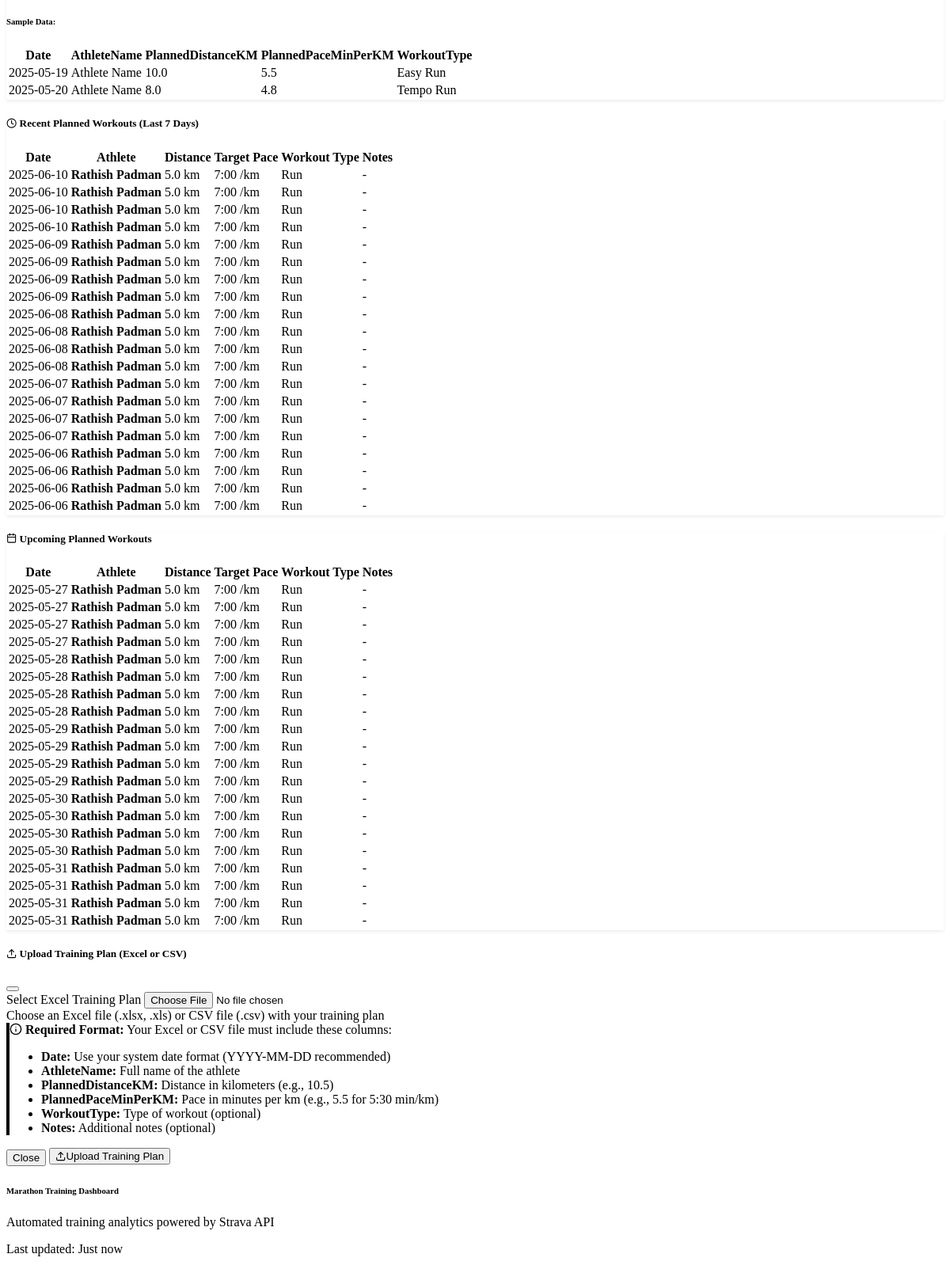
/training-plan (lower part), run on an earlier commit of the app's database.
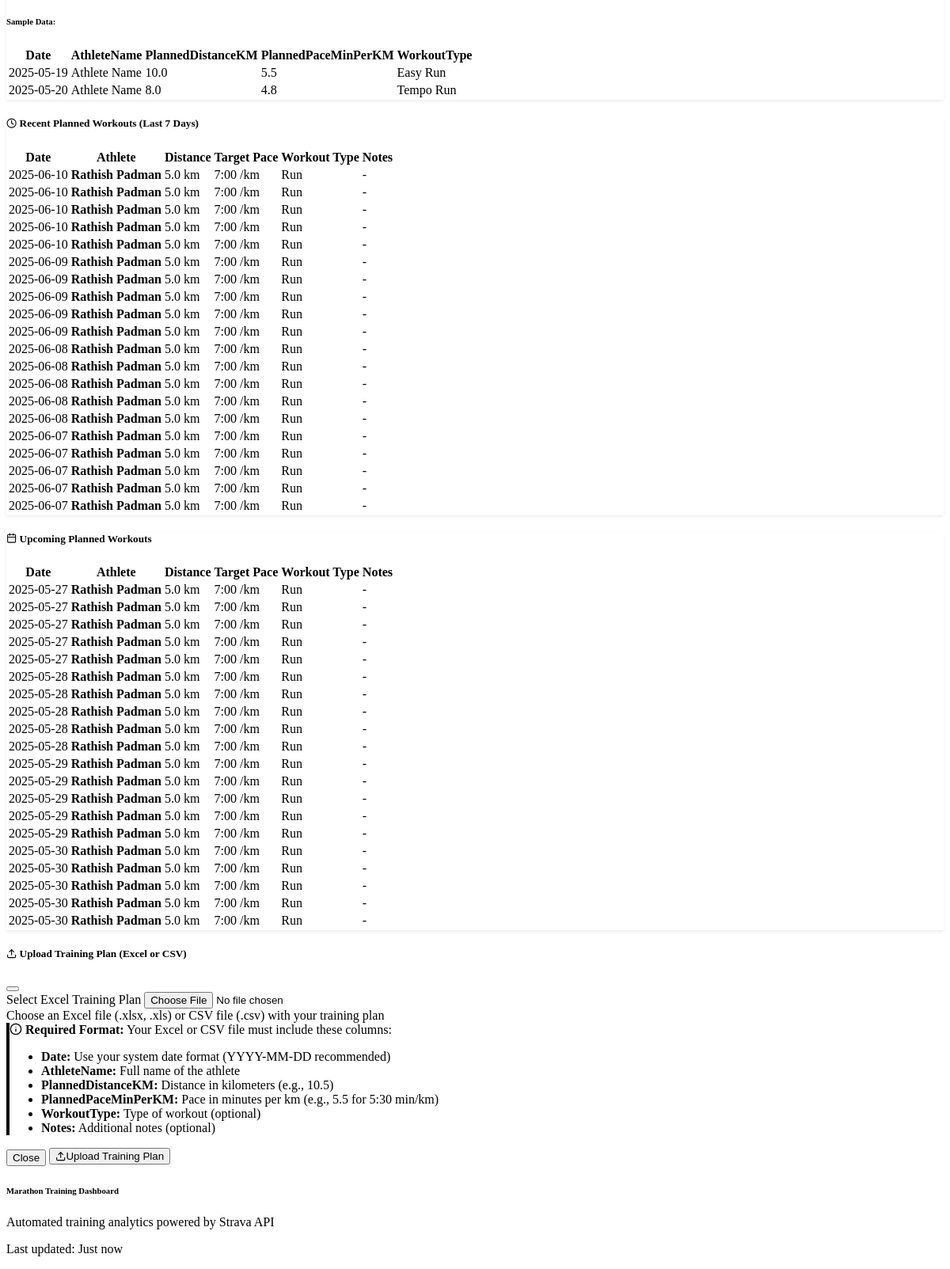
And on a later commit of the database.
### models.py (models this page shows)
class PlannedWorkout(db.Model):
    id = db.Column(db.Integer, primary_key=True)
    athlete_id = db.Column(db.Integer,
                           db.ForeignKey('athlete.id'),
                           nullable=False)
    workout_date = db.Column(db.DateTime, nullable=False)
    planned_distance_km = db.Column(db.Float, nullable=False)
    planned_pace_min_per_km = db.Column(db.Float, nullable=False)
    workout_type = db.Column(db.String(100), nullable=True)
    notes = db.Column(db.Text, nullable=True)
    created_at = db.Column(db.DateTime, default=datetime.utcnow)
    __table_args__ = (db.UniqueConstraint(
        'athlete_id', 'workout_date', name='unique_athlete_workout_date'), )

class Athlete(db.Model):
    id = db.Column(db.Integer, primary_key=True)
    name = db.Column(db.String(100), nullable=False)
    strava_athlete_id = db.Column(db.Integer, unique=True, nullable=True)
    refresh_token = db.Column(db.String(255), nullable=True)
    access_token = db.Column(db.String(255), nullable=True)
    token_expires_at = db.Column(db.DateTime, nullable=True)
    is_active = db.Column(db.Boolean, default=True)
    created_at = db.Column(db.DateTime, default=datetime.utcnow)
    activities = db.relationship('Activity', backref='athlete', lazy=True)
    planned_workouts = db.relationship('PlannedWorkout',
                                       backref='athlete',
                                       lazy=True)
    daily_summaries = db.relationship('DailySummary',
                                      backref='athlete',
                                      lazy=True)

### routes.py (the view)
@app.route('/training-plan')
def training_plan():
    try:
        excel_reader = ExcelReader()
        validation_results = excel_reader.validate_excel_format()
        week_ago = datetime.now() - timedelta(days=7)
        recent_workouts = db.session.query(PlannedWorkout).filter(
            PlannedWorkout.workout_date >= week_ago.date()).order_by(
                PlannedWorkout.workout_date.desc(),
                PlannedWorkout.athlete_id).distinct().limit(20).all()
        today = datetime.now().date()
        upcoming_workouts = db.session.query(PlannedWorkout).filter(
            PlannedWorkout.workout_date >= today).order_by(
                PlannedWorkout.workout_date,
                PlannedWorkout.athlete_id).distinct().limit(20).all()
        return render_template('training_plan.html',
                               validation_results=validation_results,
                               recent_workouts=recent_workouts,
                               upcoming_workouts=upcoming_workouts,
                               training_plan_file=Config.TRAINING_PLAN_FILE,
                               today=today)
    except Exception as e:
        logger.error(f"Error loading training plan page: {e}")
        flash(f"Error loading training plan: {e}", "error")
        return redirect(url_for('index'))

### templates/training_plan.html (shortened to what the changed rows need)
{% extends "base.html" %}
{% block content %}
<div class="container">
    <div class="row mb-4">
        <div class="col-12">
            <div class="card">
                <div class="card-body">
                    <div class="row">
                        <div class="col-md-6">
                            <div class="table-responsive">
                                <table class="table table-sm table-bordered">
                                    <thead>
                                        <tr class="small">
                                            <th>Date</th>
                                            <th>AthleteName</th>
                                            <th>PlannedDistanceKM</th>
                                            <th>PlannedPaceMinPerKM</th>
                                            <th>WorkoutType</th>
                                        </tr>
                                    </thead>
                                </table>
                            </div>
                        </div>
                    </div>
                </div>
            </div>
        </div>
    </div>
    {% if recent_workouts %}
    <div class="row mb-4">
        <div class="col-12">
            <div class="card">
                <div class="card-body">
                    <div class="table-responsive">
                        <table class="table table-hover">
                            <thead>
                                <tr>
                                    <th>Date</th>
                                    <th>Athlete</th>
                                    <th>Distance</th>
                                    <th>Target Pace</th>
                                    <th>Workout Type</th>
                                    <th>Notes</th>
                                </tr>
                            </thead>
                            <tbody>
                                {% for workout in recent_workouts %}
                                <tr>
                                    <td>{{ workout.workout_date.strftime('%Y-%m-%d') }}</td>
                                    <td><strong>{{ workout.athlete.name }}</strong></td>
                                    <td>{{ "%.1f"|format(workout.planned_distance_km) }} km</td>
                                    <td>
                                        {% set pace_min = workout.planned_pace_min_per_km|int %}
                                        {% set pace_sec = ((workout.planned_pace_min_per_km - pace_min) * 60)|int %}
                                        {{ "%d:%02d"|format(pace_min, pace_sec) }} /km
                                    </td>
                                    <td>
                                        <span class="badge bg-outline-primary">{{ workout.workout_type or 'Regular Run' }}</span>
                                    </td>
                                    <td>
                                        {% if workout.notes %}
                                            <small class="text-muted">{{ workout.notes[:100] }}{% if workout.notes|length > 100 %}...{% endif %}</small>
                                        {% else %}
                                            <span class="text-muted">-</span>
                                        {% endif %}
                                    </td>
                                </tr>
                                {% endfor %}
                            </tbody>
                        </table>
                    </div>
                </div>
            </div>
        </div>
    </div>
    {% endif %}
    {% if upcoming_workouts %}
    <div class="row">
        <div class="col-12">
            <div class="card">
                <div class="card-body">
                    <div class="table-responsive">
                        <table class="table table-hover">
                            <thead>
                                <tr>
                                    <th>Date</th>
                                    <th>Athlete</th>
                                    <th>Distance</th>
                                    <th>Target Pace</th>
                                    <th>Workout Type</th>
                                    <th>Notes</th>
                                </tr>
                            </thead>
                            <tbody>
                                {% for workout in upcoming_workouts %}
                                <tr class="{% if workout.workout_date == today %}table-warning{% endif %}">
                                    <td>
                                        {{ workout.workout_date.strftime('%Y-%m-%d') }}
                                    </td>
                                    <td><strong>{{ workout.athlete.name }}</strong></td>
                                    <td>{{ "%.1f"|format(workout.planned_distance_km) }} km</td>
                                    <td>
                                        {% set pace_min = workout.planned_pace_min_per_km|int %}
                                        {% set pace_sec = ((workout.planned_pace_min_per_km - pace_min) * 60)|int %}
                                        {{ "%d:%02d"|format(pace_min, pace_sec) }} /km
                                    </td>
                                    <td>
                                        <span class="badge bg-outline-primary">{{ workout.workout_type or 'Regular Run' }}</span>
                                    </td>
                                    <td>
                                        {% if workout.notes %}
                                            <small class="text-muted">{{ workout.notes[:100] }}{% if workout.notes|length > 100 %}...{% endif %}</small>
                                        {% else %}
                                            <span class="text-muted">-</span>
                                        {% endif %}
                                    </td>
                                </tr>
                                {% endfor %}
                            </tbody>
                        </table>
                    </div>
                </div>
            </div>
        </div>
    </div>
    {% endif %}
</div>
{% endblock %}

What changed in the data, as far as the page shows it:
no longer on this page (row unchanged): PlannedWorkout: workout_date "2025-06-06", athlete.name "Rathish Padman", planned_distance_km "5.0", value "7:00", workout_type "Run", shown under "Recent Planned Workouts (Last 7 Days)"
no longer on this page (row unchanged): PlannedWorkout: workout_date "2025-06-06", athlete.name "Rathish Padman", planned_distance_km "5.0", value "7:00", workout_type "Run", shown under "Recent Planned Workouts (Last 7 Days)"
no longer on this page (row unchanged): PlannedWorkout: workout_date "2025-06-06", athlete.name "Rathish Padman", planned_distance_km "5.0", value "7:00", workout_type "Run", shown under "Recent Planned Workouts (Last 7 Days)"
no longer on this page (row unchanged): PlannedWorkout: workout_date "2025-06-06", athlete.name "Rathish Padman", planned_distance_km "5.0", value "7:00", workout_type "Run", shown under "Recent Planned Workouts (Last 7 Days)"
no longer on this page (row unchanged): PlannedWorkout: workout_date "2025-05-31", athlete.name "Rathish Padman", planned_distance_km "5.0", value "7:00", workout_type "Run", shown under "Upcoming Planned Workouts"
no longer on this page (row unchanged): PlannedWorkout: workout_date "2025-05-31", athlete.name "Rathish Padman", planned_distance_km "5.0", value "7:00", workout_type "Run", shown under "Upcoming Planned Workouts"
no longer on this page (row unchanged): PlannedWorkout: workout_date "2025-05-31", athlete.name "Rathish Padman", planned_distance_km "5.0", value "7:00", workout_type "Run", shown under "Upcoming Planned Workouts"
no longer on this page (row unchanged): PlannedWorkout: workout_date "2025-05-31", athlete.name "Rathish Padman", planned_distance_km "5.0", value "7:00", workout_type "Run", shown under "Upcoming Planned Workouts"
added PlannedWorkout: workout_date "2025-06-10", athlete.name "Rathish Padman", planned_distance_km "5.0", value "7:00", workout_type "Run", shown under "Recent Planned Workouts (Last 7 Days)"
added PlannedWorkout: workout_date "2025-06-09", athlete.name "Rathish Padman", planned_distance_km "5.0", value "7:00", workout_type "Run", shown under "Recent Planned Workouts (Last 7 Days)"
added PlannedWorkout: workout_date "2025-06-08", athlete.name "Rathish Padman", planned_distance_km "5.0", value "7:00", workout_type "Run", shown under "Recent Planned Workouts (Last 7 Days)"
added PlannedWorkout: workout_date "2025-06-07", athlete.name "Rathish Padman", planned_distance_km "5.0", value "7:00", workout_type "Run", shown under "Recent Planned Workouts (Last 7 Days)"
added PlannedWorkout: workout_date "2025-05-27", athlete.name "Rathish Padman", planned_distance_km "5.0", value "7:00", workout_type "Run", shown under "Upcoming Planned Workouts"
added PlannedWorkout: workout_date "2025-05-28", athlete.name "Rathish Padman", planned_distance_km "5.0", value "7:00", workout_type "Run", shown under "Upcoming Planned Workouts"
added PlannedWorkout: workout_date "2025-05-29", athlete.name "Rathish Padman", planned_distance_km "5.0", value "7:00", workout_type "Run", shown under "Upcoming Planned Workouts"
added PlannedWorkout: workout_date "2025-05-30", athlete.name "Rathish Padman", planned_distance_km "5.0", value "7:00", workout_type "Run", shown under "Upcoming Planned Workouts"
